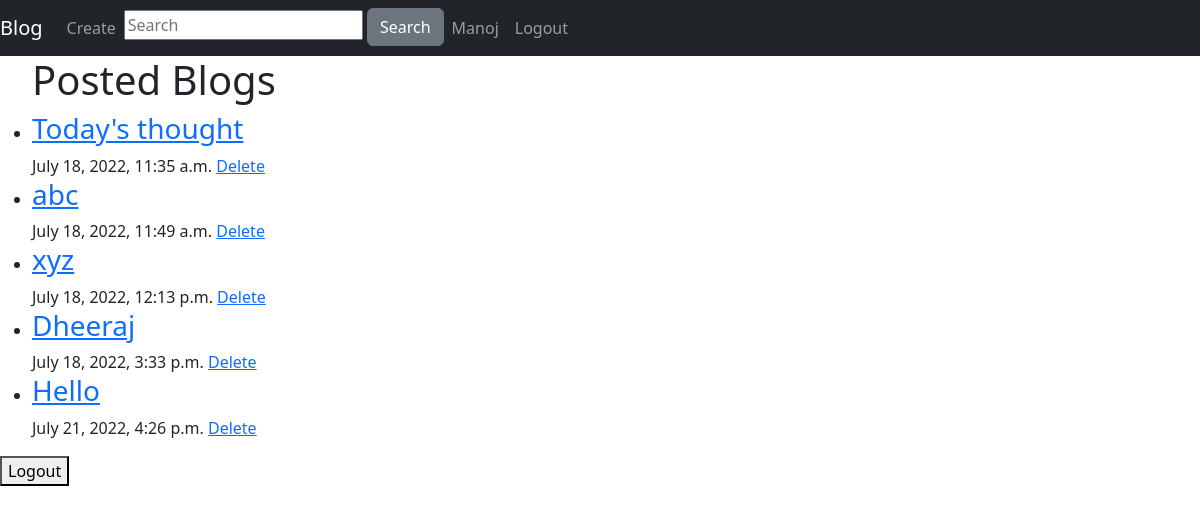
Page /index/ (signed in) on the committed database.
### Blog/models.py (models this page shows, shortened)
class user(AbstractUser):
    firstname = models.CharField(max_length=50,null=True)
    lastname = models.CharField(max_length=50, null=True)
    username = models.CharField(max_length=40, unique=True)
    email = models.EmailField(max_length=250, unique=True, primary_key=True)
    dob = models.DateField(null=True)
    my_photo = models.ImageField(upload_to='my_photos', blank=True)
    objects = UserManager()
    USERNAME_FIELD = 'username'
    REQUIRED_FIELDS = ['email']
    def __str__(self):
        return self.username

class blog(models.Model):
    title = models.CharField(max_length=50)
    content = models.TextField()
    created_at = models.DateTimeField(default=timezone.now, blank=True)
    blog_photo = models.ImageField(upload_to='blog_photo', blank=True)
    blogger = models.ForeignKey(user, on_delete=models.CASCADE)

### Blog/views.py (the view, shortened to what this page needs)
# urls.py: path('index/', views.index.as_view(), name='index'),
class index(ListView, LoginRequiredMixin):
    def get(self, request):
        blogs= models.blog.objects.filter(blogger= request.user).values('id','title','content','created_at','blog_photo')
        return render(request, 'index.html',{'title':'index','blogs':list(blogs)})

### Blog/templates/index.html (shortened to what this page needs)
{% extends 'base.html'%}
{%block content%}
{% if blogs %}
<ul>
  <h1>Posted Blogs</h1>
  {% for blog in blogs %}
  <li><a href="{% url 'blogview' blog.id%}"><h3>{{blog.title}}</h3></a>{{blog.created_at}}
    <a href="{%url 'delete' blog.id%}">Delete</a></li>
  {% endfor%}
</ul>
{% endif %}
<form method="post">
  <button type="submit" name="logout"> Logout</button>
</form>
{% endblock%}

### Blog/templates/base.html (shortened to what this page needs)
<!DOCTYPE html>
<html lang="en" dir="ltr">
  <head>
    <link href="https://cdn.jsdelivr.net/npm/bootstrap@5.2.0-beta1/dist/css/bootstrap.min.css" rel="stylesheet">
  </head>
  <body>
    <nav class="navbar navbar-expand-lg navbar-dark bg-dark">
      <div class="navbar-nav">
        <a class="navbar-brand" href="{% url 'index'%}">Blog</a>
        <a class="nav-item nav-link" href="{% url 'create'%}">Create</a>
        <div class="search-container">
            <input type="text" placeholder="Search" id='search_query'>
            <button type="submit" class="btn btn-secondary" onclick="my_function();"> Search</button>
        </div>
        {% if user.is_authenticated %}
        <a class="nav-link" href="#">{{user}}</a>
          <a class="nav-link" href="{% url 'user_logout'%}">Logout</a>
        {% else %}
          <a class="nav-link" href="{% url 'login'%}">Login</a>
        {% endif %}
      </div>
    </nav>
    {% block content %}
    {% endblock %}
  </body>
</html>

### rows in the picture
user: username "Manoj"
blog: title "Today's thought", created_at "July 18, 2022, 11:35 a.m."
blog: title "abc", created_at "July 18, 2022, 11:49 a.m."
blog: title "xyz", created_at "July 18, 2022, 12:13 p.m."
blog: title "Dheeraj", created_at "July 18, 2022, 3:33 p.m."
blog: title "Hello", created_at "July 21, 2022, 4:26 p.m."
